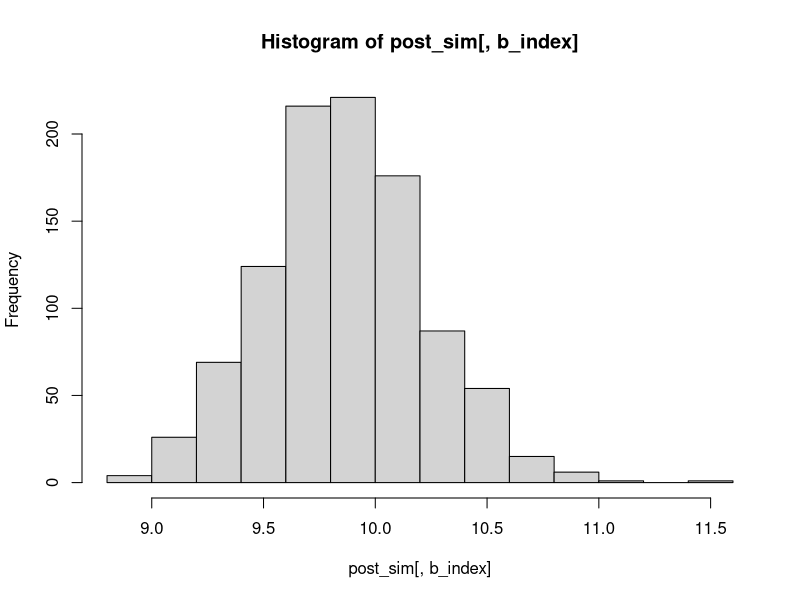
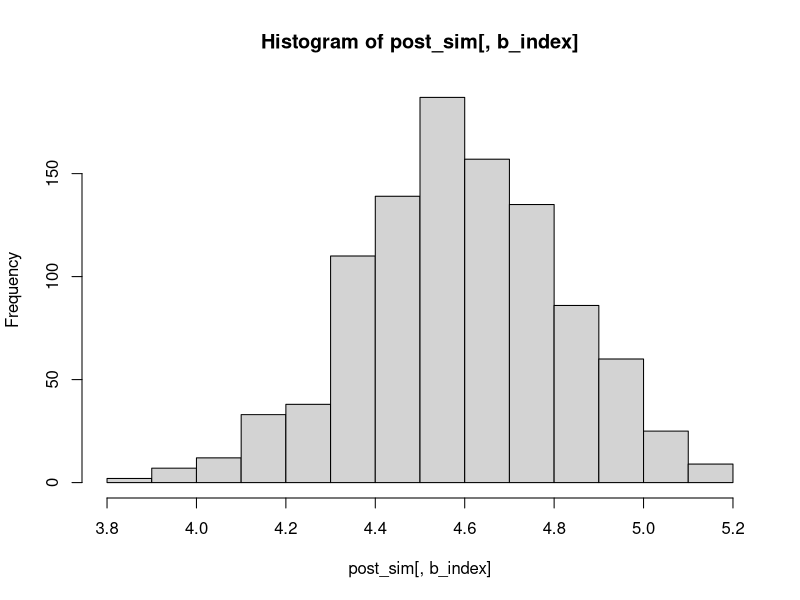

These figures' R source, in order:
## ---- chunk 1
##Simulate Data
b <- c(-1,5,10,15,20)
sig2 <- 1
sig2_mat <- matrix(0,length(b),length(b))
theta <- rep(0,length(b))
diag(sig2_mat) <- sig2
n <- 10
x <- matrix(rnorm(n*length(b),0,1),nrow = n)

#Simulated Responses
y <- rnorm(n,x %*% b,sig2) + rnorm(n,0,10)

sign_mat <- ((sig2_mat)^-1 + (1/sig2) * t(x)%*%x)^-1
beta_n <- sign_mat %*% (diag(sig2_mat)^-1 * theta + (1/sig2) * t(x)%*% as.matrix(y))



#Compare to standard linear regression
df <- cbind(y,x)
df <- as.data.frame(df)

lm.fit <- lm(y ~ .,df + 0)




cbind(b,beta_n,lm.fit$coefficients[-1])

#Exercise try changing the hyper-parameters & sample size. How does this affect the inferred weights?

## ---- chunk 2
#Visualize Posterior distribution for specific coefficients
library(mvtnorm)
post_sim <- rmvnorm(1000, mean = beta_n, sigma = sign_mat)

b_index <- 3

hist(post_sim[,b_index])
## ---- chunk 3
## Regularized Linear Regression
tau2 <- 10  # Prior variance (corresponds to ridge penalty)


sign_mat_ridge <- ((sig2_mat/tau2)^-1 + (1/sig2) * t(x)%*%x)^-1
beta_n_ridge <- sign_mat_ridge %*% (diag(sig2_mat)^-1 * theta + (1/sig2) * t(x)%*% as.matrix(y))
beta_n_ridge

post_sim <- rmvnorm(1000, mean = beta_n_ridge, sigma = sign_mat_ridge)
hist(post_sim[,b_index])

